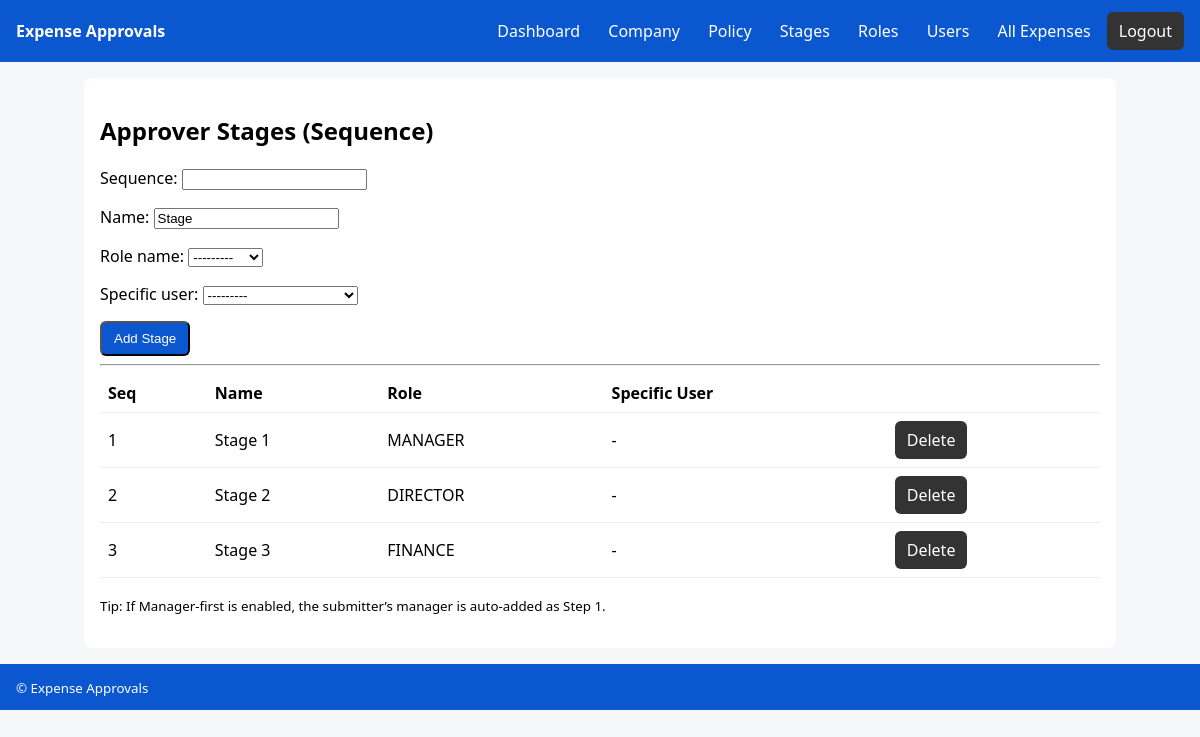
Screenshot of /expenses/settings/stages/ (signed in) with the database file from the repository.
### expenses/models.py (models this page shows, shortened)
class ApproverStage(models.Model):
    company = models.ForeignKey(Company, on_delete=models.CASCADE, related_name="approver_stages")
    sequence = models.PositiveIntegerField()
    name = models.CharField(max_length=64, default="Stage")
    role_name = models.CharField(max_length=32, choices=ApproverRole.choices, null=True, blank=True)
    specific_user = models.ForeignKey(settings.AUTH_USER_MODEL, null=True, blank=True, on_delete=models.SET_NULL)
    class Meta:
        ordering = ["sequence"]

### expenses/views.py (the view)
# urls.py: path("settings/stages/", views.manage_stages, name="manage_stages"),
@login_required
@user_passes_test(is_admin)
def manage_stages(request: HttpRequest):
    company = request.user.company
    if not company:
        company = Company.objects.first()
        if not company:
            messages.error(request, "No company found. Please create a company via signup.")
            return redirect("dashboard")
    if request.method == "POST":
        form = ApproverStageForm(request.POST)
        form.fields["specific_user"].queryset = User.objects.filter(company=company)
        if form.is_valid():
            stage = form.save(commit=False)
            stage.company = company
            stage.save()
            messages.success(request, "Stage added.")
            return redirect("manage_stages")
    else:
        form = ApproverStageForm()
        form.fields["specific_user"].queryset = User.objects.filter(company=company)
    stages = company.approver_stages.all()
    return render(request, "expenses/manage_stages.html", {"form": form, "stages": stages})

### expenses/forms.py
class ApproverStageForm(forms.ModelForm):
    class Meta:
        model = ApproverStage
        fields = ["sequence", "name", "role_name", "specific_user"]

### expenses/models.py (called while the page is built)
    def is_admin(self):
        return self.role == self.Role.ADMIN

    def __str__(self):
        return f"{self.username} ({self.role})"

### expenses/views.py (called while the page is built)
def is_admin(user: User): return user.is_authenticated and user.is_admin()

### templates/expenses/manage_stages.html (shortened to what this page needs)
{% extends "expenses/base.html" %}
{% block content %}
<h2>Approver Stages (Sequence)</h2>
<form method="post">
  {{ form.as_p }}
  <button class="btn" type="submit">Add Stage</button>
</form>
<hr />
<table>
  <thead><tr><th>Seq</th><th>Name</th><th>Role</th><th>Specific User</th><th></th></tr></thead>
  <tbody>
    {% for s in stages %}
    <tr>
      <td>{{ s.sequence }}</td>
      <td>{{ s.name }}</td>
      <td>{{ s.role_name|default:"-" }}</td>
      <td>{{ s.specific_user|default:"-" }}</td>
      <td><a class="btn secondary" href="{% url 'delete_stage' s.id %}">Delete</a></td>
    </tr>
    {% empty %}
      <tr><td colspan="5">No stages configured.</td></tr>
    {% endfor %}
  </tbody>
</table>
<p><small>Tip: If Manager-first is enabled, the submitter’s manager is auto-added as Step 1.</small></p>
{% endblock %}

### templates/expenses/base.html (shortened to what this page needs)
<!DOCTYPE html>
<html>
  <head>
  </head>
  <body>
    <header>
      <div class="row" style="justify-content: space-between; align-items: center;">
        <div><strong>Expense Approvals</strong></div>
        <nav>
          {% if user.is_authenticated %}
            <a class="btn" href="{% url 'dashboard' %}">Dashboard</a>
            {% if user.role == "ADMIN" %}
              <a class="btn" href="{% url 'company_settings' %}">Company</a>
              <a class="btn" href="{% url 'policy_settings' %}">Policy</a>
              <a class="btn" href="{% url 'manage_stages' %}">Stages</a>
              <a class="btn" href="{% url 'assign_roles' %}">Roles</a>
              <a class="btn" href="{% url 'users_list' %}">Users</a>
              <a class="btn" href="{% url 'admin_expenses' %}">All Expenses</a>
            {% endif %}
            <a class="btn secondary" href="{% url 'logout' %}">Logout</a>
          {% else %}
            <a class="btn" href="{% url 'login' %}">Login</a>
            <a class="btn secondary" href="{% url 'signup' %}">Sign up</a>
          {% endif %}
        </nav>
      </div>
    </header>
    <main>
      {% block content %}{% endblock %}
    </main>
    <footer>
      <small>&copy; {{ now|date:"Y" }} Expense Approvals</small>
    </footer>
  </body>
</html>

### templates/expenses/base.html (style rules this page uses)
body { font-family: system-ui, sans-serif; margin: 0; padding: 0; background: #f6f7f9; }
header, footer { background: #0b57d0; color: #fff; padding: 12px 16px; }
main { max-width: 1000px; margin: 16px auto; background: #fff; border-radius: 8px; padding: 16px; }
a { color: #0b57d0; text-decoration: none; }
.btn { display: inline-block; padding: 8px 12px; background: #0b57d0; color: #fff; border-radius: 6px; }
.btn.secondary { background: #333; }
.row { display: flex; gap: 12px; flex-wrap: wrap; }
table { width: 100%; border-collapse: collapse; }
th, td { padding: 8px; border-bottom: 1px solid #eee; text-align: left; }

### rows the page displays
ApproverStage: sequence "1", name "Stage 1", role_name "MANAGER", specific_user "-"
ApproverStage: sequence "2", name "Stage 2", role_name "DIRECTOR", specific_user "-"
ApproverStage: sequence "3", name "Stage 3", role_name "FINANCE", specific_user "-"
